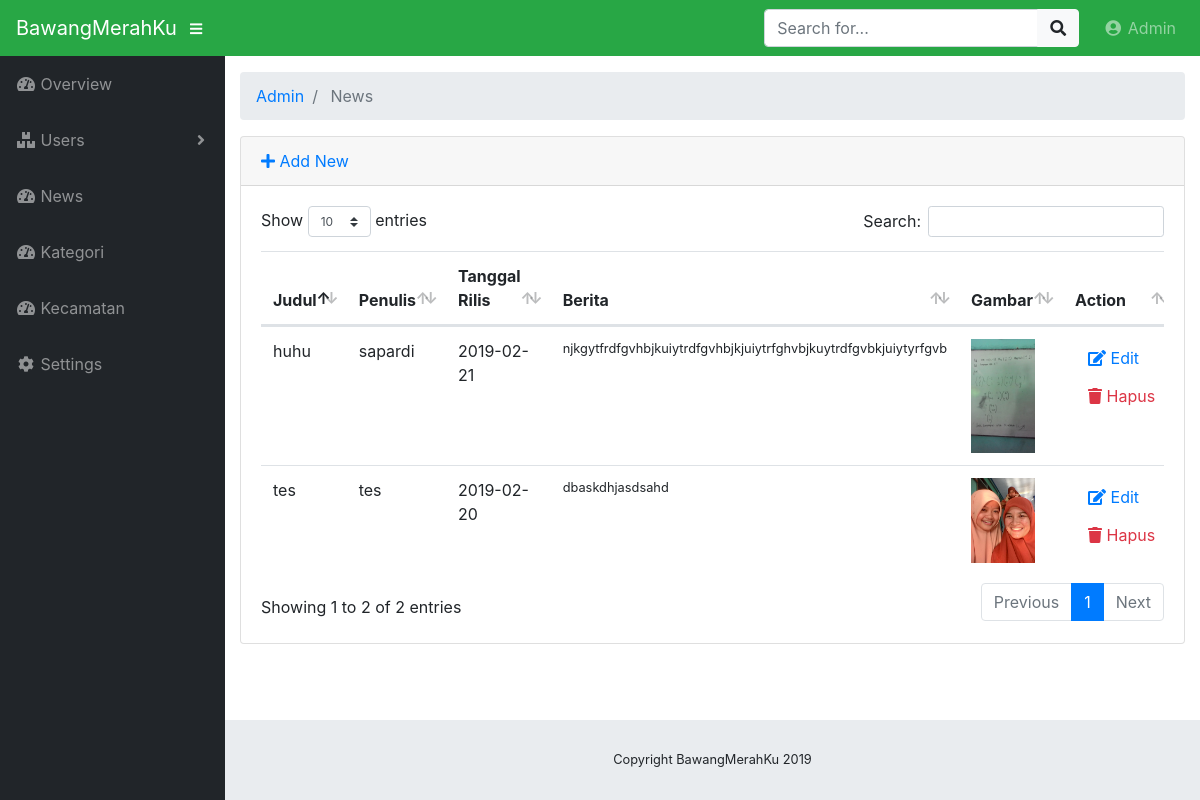
Page /index.php/admin/news on the committed database.
### tables this page shows
CREATE TABLE `news` (
  `news_id` int(11) NOT NULL,
  `news_judul` varchar(255) NOT NULL,
  `news_deskripsi` text NOT NULL,
  `news_tgl` date NOT NULL,
  `news_penulis` varchar(100) NOT NULL,
  `news_gambar` varchar(255) NOT NULL
);

### application/controllers/admin/News.php (called while the page is built, shortened)
<?php
class News extends CI_Controller
{
    public function __construct()
    {
        $this->load->model("product_model");
        $this->load->library('form_validation');
    }
    public function index()
    {
        $data["berita"] = $this->product_model->getAll('news');
        $this->load->view("admin/news_admin", $data);
    }
}

### index.php (called while the page is built, shortened)
<?php
require_once BASEPATH.'core/CodeIgniter.php';

### application/models/Product_model.php (called while the page is built, shortened)
<?php defined('BASEPATH') OR exit('No direct script access allowed');
class Product_model extends CI_Model
{
    public function getAll($table)
    {
        return $this->db->get($table)->result();
    }
}

### application/views/admin/news_admin.php (the view, shortened to what this page needs)
<!DOCTYPE html>
<html lang="en">
<head>
</head>
<body id="page-top">
	<div id="wrapper">
		<div id="content-wrapper">
			<div class="container-fluid">
				<div class="card mb-3">
					<div class="card-header">
						<a href="<?php echo site_url('admin/news/add') ?>"><i class="fas fa-plus"></i> Add New</a>
					</div>
					<div class="card-body">
						<div class="table-responsive">
							<table class="table table-hover" id="dataTable" width="100%" cellspacing="0">
								<thead>
									<tr>
                                        <th>Judul</th>
                                        <th>Penulis</th>
										<th>Tanggal Rilis</th>
                                        <th>Berita</th>
										<th>Gambar</th>
                                        <th>Action</th>
									</tr>
								</thead>
								<tbody>
									<?php foreach ($berita as $brt): ?>
									<tr>
										<td width="150">
											<?php echo $brt->news_judul ?>
										</td>
										<td width="150">
                                            <?php echo $brt->news_penulis ?>
                                        </td>
										<td width="150">
                                            <?php echo $brt->news_tgl ?>
										</td>
										<td class="small">
                                            <?php echo substr($brt->news_deskripsi, 0, 120) ?>
										</td>
										<td>
											<img src="<?php echo base_url('upload/product/'.$brt->news_gambar) ?>" width="64" />
										</td>
										<td width="250">
											<a href="<?php echo site_url('admin/news/edit/'.$brt->news_id) ?>"
											 class="btn btn-small"><i class="fas fa-edit"></i> Edit</a>
											<a onclick="deleteConfirm('<?php echo site_url('admin/news/delete/'.$brt->news_id) ?>')"
											 href="#!" class="btn btn-small text-danger"><i class="fas fa-trash"></i> Hapus</a>
										</td>
									</tr>
									<?php endforeach; ?>
								</tbody>
							</table>
						</div>
					</div>
				</div>
			</div>
		</div>
	</div>
</body>
</html>

### css/sb-admin.css (style rules this page uses)
html { position: relative; min-height: 100%; }
body { height: 100%; }
#wrapper { display: -webkit-box; display: -ms-flexbox; display: flex; }
#wrapper #content-wrapper { overflow-x: hidden; width: 100%; padding-top: 1rem; padding-bottom: 80px; }
:root { --input-padding-x: 0.75rem; --input-padding-y: 0.75rem; }

### rows in the picture
news: news_judul "huhu", news_penulis "sapardi", news_tgl "2019-02-21", news_deskripsi "njkgytfrdfgvhbjkuiytrdfgvhbjkjuiytrfghvbjkuytrdfgvbkjuiytyrfgvb", news_gambar (picture)
news: news_judul "tes", news_penulis "tes", news_tgl "2019-02-20", news_deskripsi "dbaskdhjasdsahd", news_gambar (picture)

### other values in the picture
SITE_NAME "BawangMerahKu"
$segment "Admin"
$segment "News"
Date('Y') "2019"
